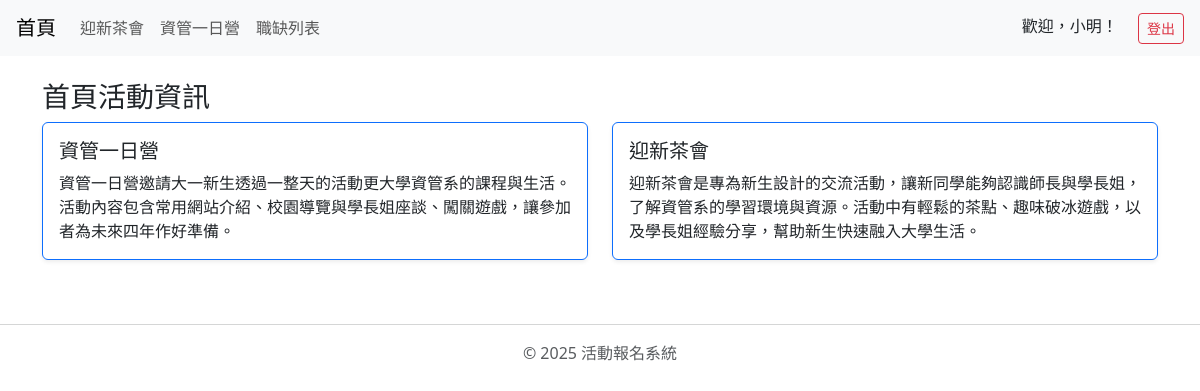
The app's page /index.php (signed in) with its own data.
### tables this page shows
CREATE TABLE `event` (
  `id` int(10) UNSIGNED NOT NULL,
  `name` varchar(30) NOT NULL,
  `description` varchar(255) NOT NULL
);

### index.php (the view, shortened to what this page needs)
<?php
include("db.php");
include("header.php");
$sql = "SELECT * FROM event ORDER BY id DESC";
$result = $conn->query($sql);
?>
<h3>首頁活動資訊</h3>
<div class="row">
<?php if ($result->num_rows == 0): ?>
  <p class="text-muted">目前沒有活動資料</p>
<?php else: ?>
  <?php while ($row = $result->fetch_assoc()): ?>
    <div class="col-md-6">
      <div class="card mb-3 border-primary shadow-sm">
        <div class="card-body">
          <h5 class="card-title"><?= htmlspecialchars($row['name']) ?></h5>
          <p class="card-text"><?= htmlspecialchars($row['description']) ?></p>
        </div>
      </div>
    </div>
  <?php endwhile; ?>
<?php endif; ?>
</div>
<?php include("footer.php"); ?>

### records on screen
event: name "資管一日營", description "資管一日營邀請大一新生透過一整天的活動更大學資管系的課程與生活。活動內容包含常用網站介紹、校園導覽與學長姐座談、闖關遊戲，讓參加者為未來四年作好準備。"
event: name "迎新茶會", description "迎新茶會是專為新生設計的交流活動，讓新同學能夠認識師長與學長姐，了解資管系的學習環境與資源。活動中有輕鬆的茶點、趣味破冰遊戲，以及學長姐經驗分享，幫助新生快速融入大學生活。"

### other values on screen
$_SESSION["user"]["name"] "小明"
